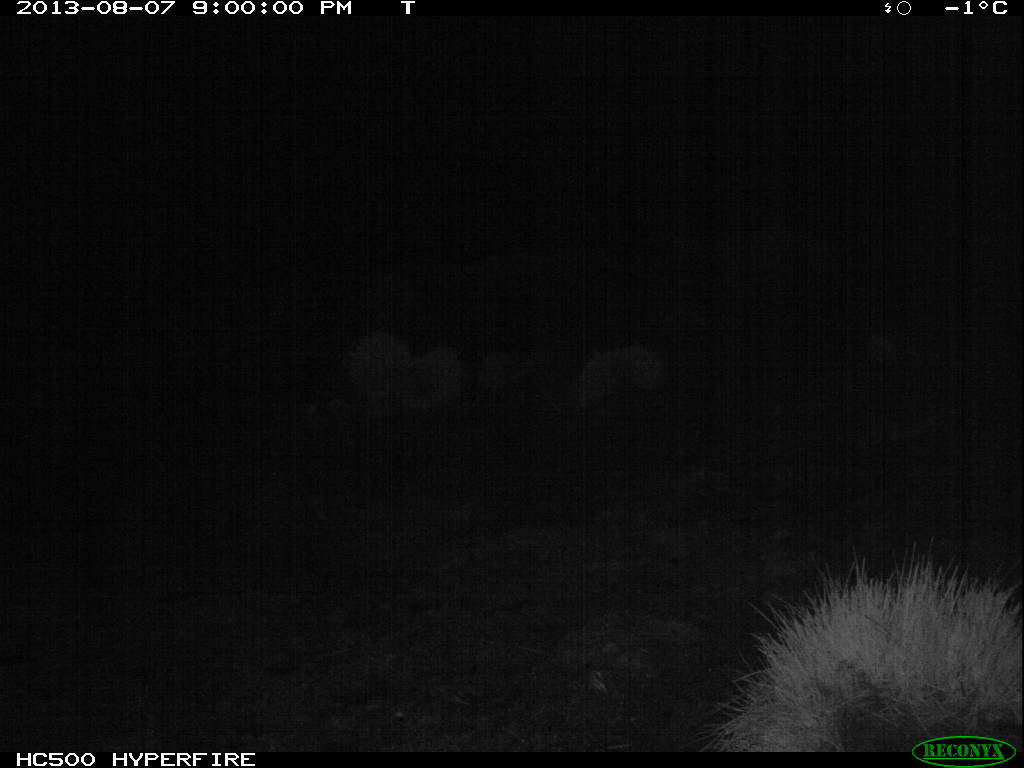
#> input picture prueba_penguin4.jpg, 2048 x 1536 px (shown at 1/2 size)
$ jupyter execute --allow-errors prueba_ocr_DaniV.ipynb
#> lines starting #> are read from the running program, lines starting #| are printed output that depends on the picture
[cell 1]
from PIL import Image
import pytesseract
import matplotlib.pyplot as plt

[cell 2]
image = Image.open('./prueba_penguin4.jpg')
#> image is the input picture: PIL image 2048x1536 RGB; mean R, G, B 13.3, 13.5, 13.3

[cell 3]
datetime_image = image.crop([1850, 0, 2100, 50]) #(left, upper, right, lower)
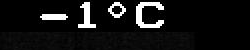
#> datetime_image: PIL image 250x50 RGB; min 0, max 255, mean 20
plt.imshow(datetime_image)
plt.show()


$ run again, with prueba_penguin2.jpg copied over prueba_penguin4.jpg
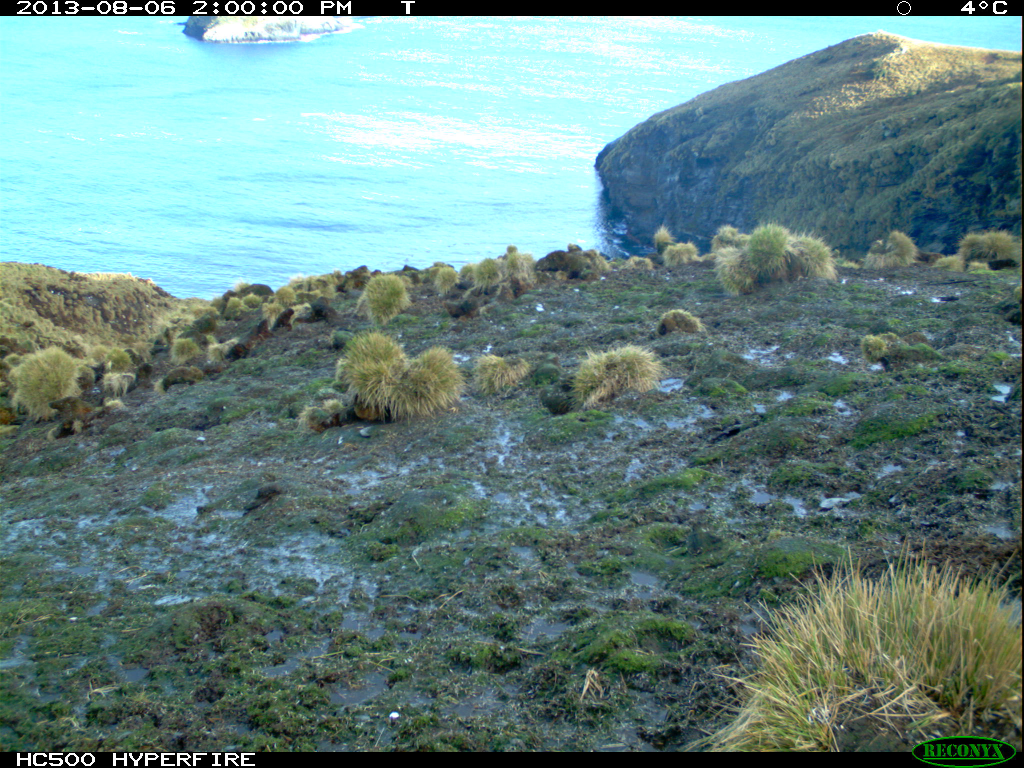
#> input picture prueba_penguin2.jpg, 2048 x 1536 px (shown at 1/2 size)
#> image is the input picture: PIL image 2048x1536 RGB; mean R, G, B 101.9, 132.2, 129.1
#> `datetime_image = image.crop([1850, 0, 2100, 50])`:
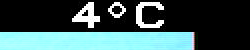
#> datetime_image: PIL image 250x50 RGB; mean R, G, B 60.7, 87.4, 88.1

$ run again, with prueba_penguin3.jpg copied over prueba_penguin4.jpg
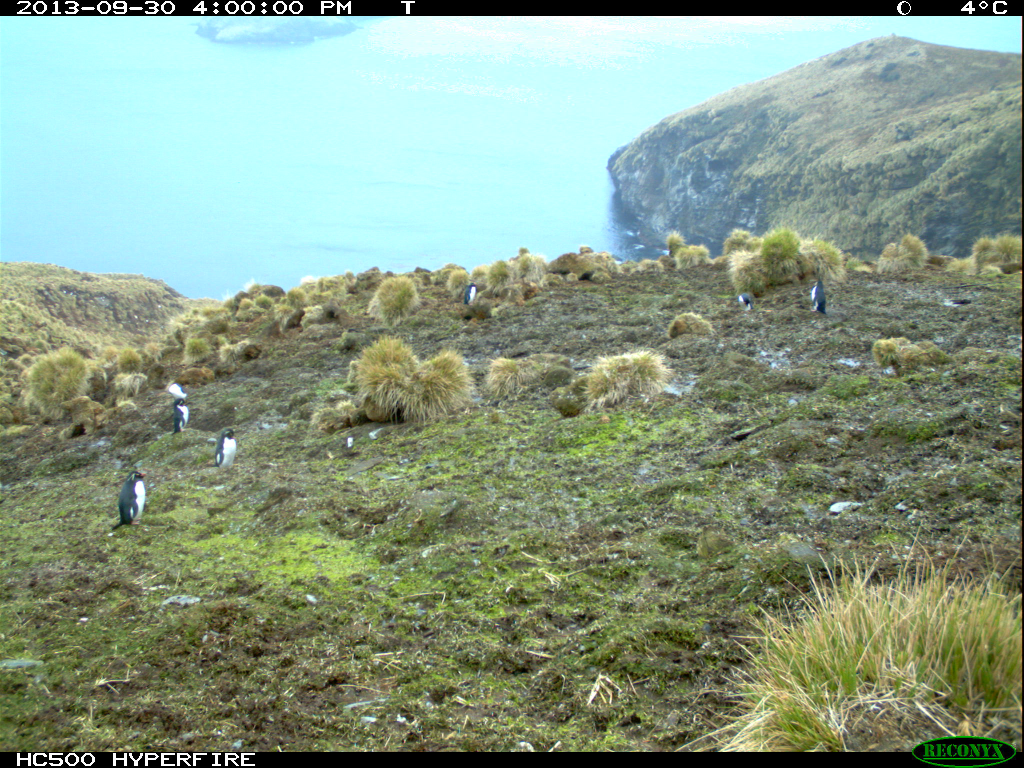
#> input picture prueba_penguin3.jpg, 2048 x 1536 px (shown at 1/2 size)
#> image is the input picture: PIL image 2048x1536 RGB; mean R, G, B 134.1, 153.4, 132.8
#> `datetime_image = image.crop([1850, 0, 2100, 50])`:
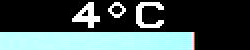
#> datetime_image: PIL image 250x50 RGB; mean R, G, B 69.9, 88.1, 88.1
